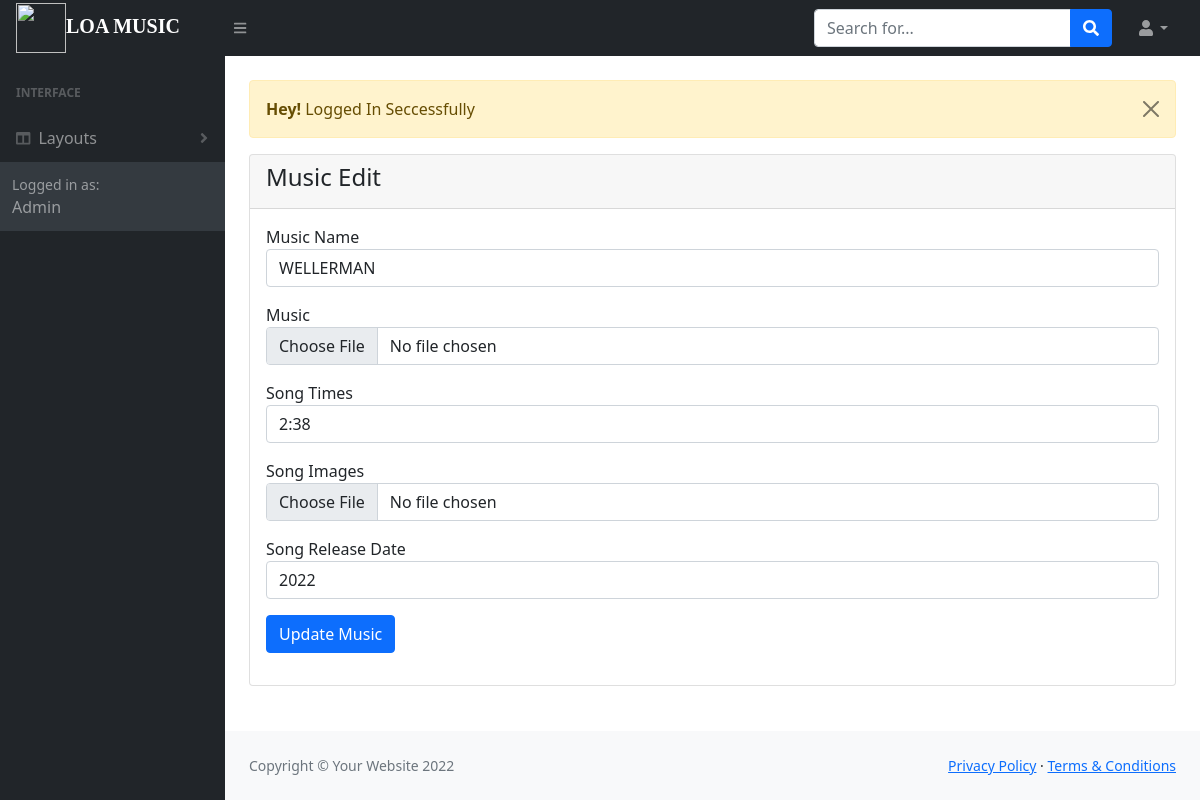
/admin/music-edit.php?id=9 (signed in), run on the app's committed database.
### tables this page shows
CREATE TABLE `upload_song` (
  `songs_id` int(11) NOT NULL,
  `songs_name` varchar(255) NOT NULL,
  `newSongs` varchar(255) NOT NULL,
  `songs_times` varchar(255) NOT NULL,
  `songs_images` varchar(255) NOT NULL,
  `release_date` varchar(255) NOT NULL
);

### config/OOPdbcon.php (called while the page is built, shortened)
<?php
class OOPdbcon{
    public function __construct()
    {
        $conn = new mysqli(DB_HOST, DB_USER, DB_PASSWORD, DB_DATABASE);
        return $this->conn = $conn;
    }
}
?>

### admin/controllers/musicController.php (called while the page is built, shortened)
<?php
class musicController{
    public function __construct()
    {
        $db = new OOPdbcon;
        $this->conn = $db->conn;
    }
    public function edit($id){
        $music_id = validateInput($this->conn, $id);
        $musicQuery = "SELECT * FROM upload_song WHERE songs_id='$music_id' LIMIT 1";
        $result = $this->conn->query($musicQuery);
        if($result->num_rows == 1){
            $data = $result->fetch_assoc();
            return $data;
        }else{
            return false;
        }
    }
}
?>

### controllers/AuthenticationController.php (called while the page is built, shortened)
<?php
class AuthenticationController{
    public function __construct()
    {
        $db = new OOPdbcon;
    }
}
?>

### config/callOOPdbcon.php (called while the page is built, shortened)
<?php
include_once('OOPdbcon.php');
function validateInput($dbcon, $input){
    return mysqli_real_escape_string($dbcon, $input);
}
?>

### admin/music-edit.php (the view, shortened to what this page needs)
<?php
include('../config/callOOPdbcon.php');
include_once('../controllers/AuthenticationController.php');
include("includes/header.php");
include_once('controllers/musicController.php');
?>
<div class="container-fluid px-4">
    <div class="row mt-4">
        <div class="col-md-12">
            <?php include('../message.php'); ?>
            <div class="card">
                <div class="card-header">
                    <h4>Music Edit</h4>
                </div>
                <div class="card-body">
                    <?php
                    if (isset($_GET['id'])) {
                        $music_id = validateInput($db->conn, $_GET['id']);
                        $music = new musicController;
                        $result = $music->edit($music_id);
                        if ($result) {
                    ?>
                            <form action="codes/music-code.php" method="POST" enctype="multipart/form-data">
                                <div class="mb-3">
                                    <label for="">Music Name</label>
                                    <input type="text" name="musicName" value="<?= $result['songs_name'] ?>" class="form-control" />
                                </div>
                                <div class="mb-3">
                                    <label for="">Music</label>
                                    <input type="file" name="musicAudio" value="<?= $result['newSongs'] ?>" class="form-control" />
                                </div>
                                <div class="mb-3">
                                    <label for="">Song Times</label>
                                    <input type="text" name="songTimes" value="<?= $result['songs_times'] ?>" class="form-control" />
                                </div>
                                <div class="mb-3">
                                    <label for="">Song Images</label>
                                    <input type="file" name="songImages" value="<?= $result['songs_images'] ?>" class="form-control" />
                                </div>
                                <div class="mb-3">
                                    <label for="">Song Release Date</label>
                                    <input type="text" name="sReleaseDate" value="<?= $result['release_date'] ?>" class="form-control" />
                                </div>
                                <div class="mb-3">
                                    <button type="submit" name="update_btn" class="btn btn-primary">Update Music</button>
                                </div>
                            </form>
                    <?php
                        } else {
                            echo '<h4>No Record Found</h4>';
                        }
                    } else {
                        echo "<h4>Something Went Wrong</h4>";
                    }
                    ?>
                </div>
            </div>
        </div>
    </div>
</div>
<?php
include("includes/footer.php");
include("includes/scripts.php");
?>

### data on the page
upload_song: musicName "WELLERMAN", songTimes "2:38", sReleaseDate "2022"

### other printed values
$_SESSION['message'] "Logged In Seccessfully"
